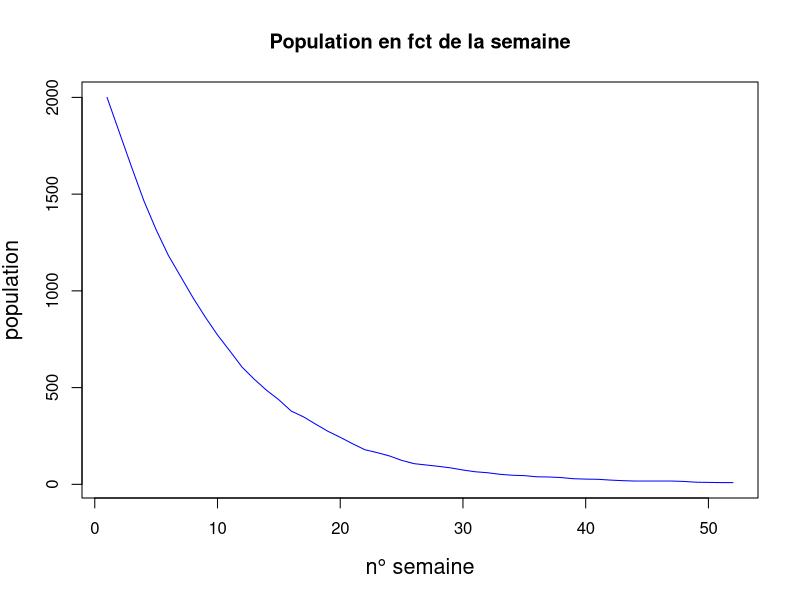

The R script that drew this image:
# -*- coding: utf-8 -*-
# ---
# jupyter:
#   jupytext:
#     text_representation:
#       extension: .R
#       format_name: light
#       format_version: '1.5'
#       jupytext_version: 1.16.4
#   kernelspec:
#     display_name: R
#     language: R
#     name: ir
# ---

#TP4 exercice 11
population<-2000 #population initiale
observationID<-c()
Populations<-c()
#52 semaines
for (semaine in 1:52){
    observationID<-c(observationID,semaine) #ajoute le n° de la semaine
    Populations<-c(Populations,round(population)) #ajoute population arrondie
    #survie pour chaque poisson
    mort<-0
    for (poisson in 1:population){
        probmort<-sample(1:1000,1) 
        if (probmort<100){ #10% de mort
            mort<-mort+1
        }
    }
    population<-population-mort
}
plot (observationID,Populations,
     main="Population en fct de la semaine",xlab="n° semaine",ylab="population",cex.lab=1.3,
     col="blue",type="l")


